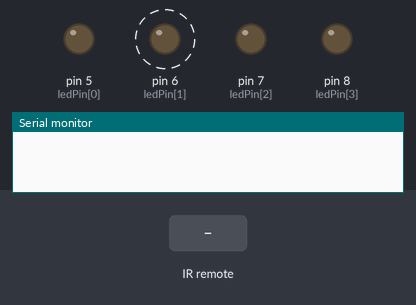
Bench run of a sketch on a simulated Arduino Uno, built with avr-gcc and run on an emulated ATmega328P. Shown: output pins drawn as LEDs (lit = HIGH), the last lines printed to the serial monitor. Dashed ring = blinking. Inputs (shaded band) come from the test bench.

Above: at 0.6 s.
1.3 s: infrared code 0xFF42BD received
At 1.8 s:
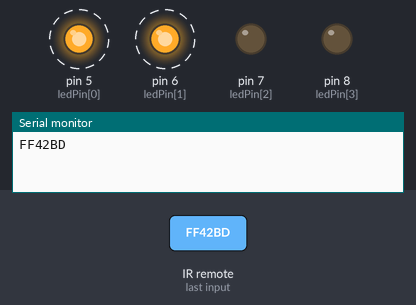
4.3 s: infrared code 0xFF38C7 received
7.3 s: infrared code 0xFF30CF received
10.3 s: infrared code 0xFF52AD received
At 12.26 s:
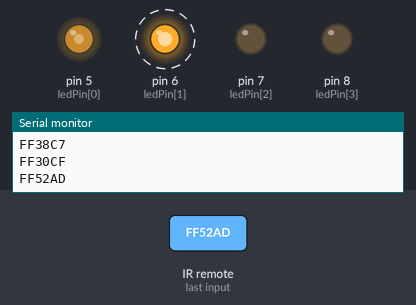
Timing chart, 0 to 14.3 s (numbered marks = the images above; inputs shaded):
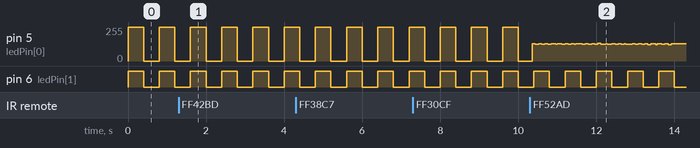

The sketch:

Opdracht_8.ino
```cpp
// Deze code is tot stand gekomen met hulp van Eloi

#include <IRremote.h>

const int ledPin[] = {5, 6, 7, 8};
const int irPin = 13;

// De verschillende snelheden (in ms) waarop geknipperd kan worden
const int blinkInterval[] = {100, 200, 300, 400, 500, 600, 700, 800, 900};

// De laatste keer dat de LED aan of uit is gegaan
unsigned long finalTime[] = {0, 0, 0, 0};

// De beginstatus van de LEDS
int ledStartState[] = {LOW, LOW, LOW, LOW};

// De snelheid waarop de LED moet knipperen
int blinkTime[] = {0, 0, 0, 0};

// Bijhouden welke LEDS zijn aangegaan
int ledControl[] = {0, 0, 0, 0};

// De laatste LED die is aangesproken
int ledSelection = -1;

IRrecv irrecv(irPin);
decode_results results;

void setup() {

    Serial.begin(9600);

    // Zet alle LEDs op OUTPUT
    for (int pin: ledPin) {
        pinMode(pin, OUTPUT);
    }
    irrecv.enableIRIn();

    // De twee standaard LEDs die bij het opstarten gaan knipperen (met een snelheid van 300ms)
    update(0, 3);
    update(1, 3);
}

void loop() {

    // Op het moment dat er geen LED is geselecteerd
    if (ledSelection == -1) {

        // Haal de waarde van IrSensor op en geef de geselecteerde waarde van de IrRemote terug
        ledSelection = turnOnLed(irData());
    } else {

        // Op het moment dat er een LED is geselecteerd
        if (ledSelection >= 0) {

            // De knippersnelheid van de geselecteerde LED bepalen
            blinkSpeed(ledSelection);
        }
    }

    // Bepaal voor alle LEDs of deze aan of uit gezet mogen worden
    for (int i = 0;  i < 4; i++) {
        blink(i);
    }
}

int irData() {

    // Op het moment dat er een signaal binnenkomt
    if (irrecv.decode(&results)) {
        Serial.println(results.value, HEX);
        irrecv.resume();

        // Wanneer de waarde niet gelijk is aan 0
        if (results.value != 0) {

            // Geef de data terug
            return (results.value);
        }
    }
}

// hexNumber koppelen aan een knop van de IrRemote
int turnOnLed(int hexNumber) {
    switch (hexNumber) {
        case 0xFF30CF:
            return (0);
            break;

        case 0xFF18E7:
            return (1);
            break;

        case 0xFF7A85:
            return (2);
            break;

        case 0xFF10EF:
            return (3);
            break;

    }

    // Als de input niet bestaat wordt er niks gestuurd
    return -1;
}

void blinkSpeed(int ledNumber) {

    // Haal de inkomende waarde van de IrSensor op
    int hexNumber = irData();

    // Voer de update functie uit op het moment dat de waarde van de IrSensor bekend is en
    // geef de geselecteerde LED de juiste knippersnelheid mee
    switch (hexNumber) {
        case 0xFF30CF:
            update(ledNumber, 1);
            break;

        case 0xFF18E7:
            update(ledNumber, 2);
            break;

        case 0xFF7A85:
            update(ledNumber, 3);
            break;

        case 0xFF10EF:
            update(ledNumber, 4);
            break;

        case 0xFF38C7:
            update(ledNumber, 5);
            break;

        case 0xFF5AA5:
            update(ledNumber, 6);
            break;

        case 0xFF42BD:
            update(ledNumber, 7);
            break;

        case 0xFF4AB5:
            update(ledNumber, 8);
            break;

        case 0xFF52AD:
            update(ledNumber, 9);
            break;
    }
}


void blink(int led) {
    unsigned long currentTime = millis();

    // Zet een LED aan of uit wanneer deze gelijk aan, of hoger is dan, 1 binnen de ledControl
    // en er meer tijd is verstreken dan in de aangegeven blinkTime
    if (currentTime - finalTime[led] >= blinkTime[led] && ledControl[led] >= 1) {

        // Maak van het laatste moment dat de LED is aan- of uitgegaan het huidige moment
        finalTime[led] = currentTime;

        // Zet de status van de LED op HIGH of op LOW
        ledStartState[led] = (ledStartState[led] == LOW) ? HIGH : LOW;

        // Zet de LED aan of uit
        digitalWrite(ledPin[led], ledStartState[led]);
    }
}

void update(int led, int timing) {

    // Zet de geselecteerde LED weer op -1
    ledSelection = -1;

    // Op het moment dat de LED nog niet in de blink functie staat
    if (ledControl[led] == 0) {

        // Houdt de ledCount bij binnen de for loop
        int ledCount = 0;

        // Op het moment dat een LED de waarde 2 (LED die het langste aan is) heeft binnen de ledControl,
        // zet dan de LED uit en verwijder deze uit de blink functie
        for (int i: ledControl) {
            if (i == 2) {
                ledStartState[ledCount] = LOW;
                ledControl[ledCount] = 0;
                digitalWrite(ledPin[ledCount], LOW);
            }

            // Op het moment dat een LED de waarde 1 (LED die het minst lang aan is) heeft wordt deze omgezet naar waarde 2 (LED die het langste aan is)
            if (i == 1) {
                ledControl[ledCount] = 2;
            }
            ledCount++;
        }

        // Zet de status van de huidig geselecteerde LED op HIGH
        ledStartState[led] = HIGH;

        // Zet de ledControl op waarde 1 (LED die het minst lang aan is)
        ledControl[led] = 1;

        // Zet de huidig geselecteerde LED op HIGH
        digitalWrite(ledPin[led], HIGH);
    }

    // Update de knippersnelheid
    blinkTime[led] = blinkInterval[timing];
    blink(led);
}
```

Measured:
- by itself, pin 6 (ledPin[1]): alternates HIGH for 0.40 s and LOW for 0.40 s
